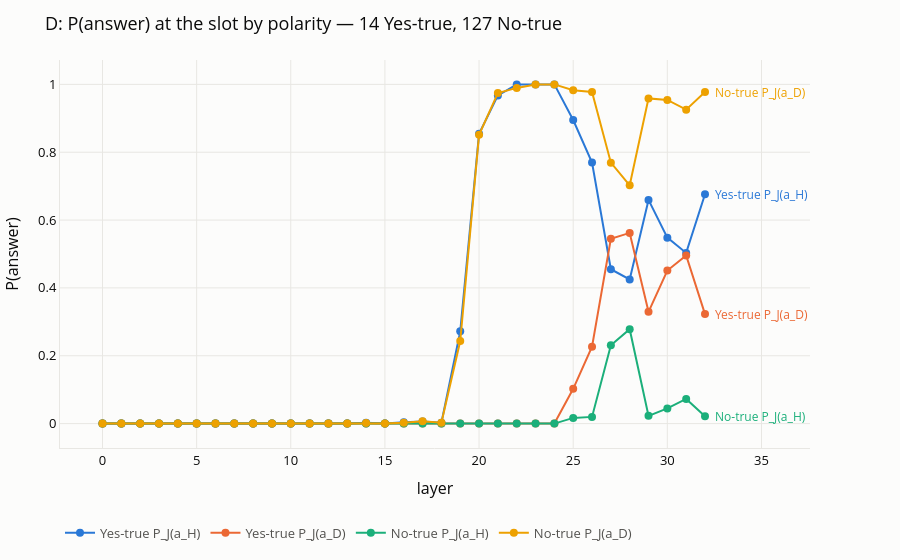
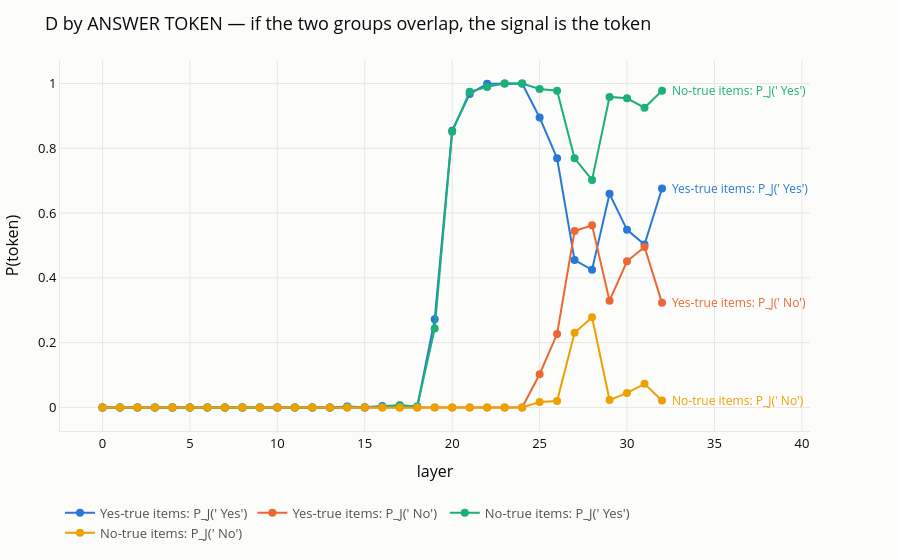

Write notebook code for charts like these, in order.
### Code cell
# --- D, split by polarity -- and the check that split demands ---------------
#
# The sweep above ran on ALARM (No-true only), so the Yes-true items have no
# curves yet. They are few and D-only, so this is a handful of lens calls.
YES_ASIDE = [i for i in ALARM_ALL if i.answer_honest == " Yes"]
yes_curves = (lens_readout.sweep(reader, YES_ASIDE, conditions=("D",))
              if YES_ASIDE else [])
d_all = list(grouped.get("D", [])) + list(yes_curves)

POLC = {i.item_id: i.answer_honest.strip() for i in ALARM_ALL}
YES = [c for c in d_all if POLC.get(c.item_id) == "Yes"]
NO = [c for c in d_all if POLC.get(c.item_id) == "No"]
L = d_all[0].layers
print(f"condition D: {len(YES)} Yes-true curves, {len(NO)} No-true curves")

# --- (a) BY ROLE: 4.2's figure, cut by polarity instead of pooled ----------
series_role = {}
for name, grp in (("Yes-true", YES), ("No-true", NO)):
    if not grp:
        continue
    m = lens_readout.mean_curves(grp)
    series_role[f"{name} P_J(a_H)"] = m["J-lens a_H"]
    series_role[f"{name} P_J(a_D)"] = m["J-lens a_D"]
viz.series_line(
    L, series_role,
    title=f"D: P(answer) at the slot by polarity — {len(YES)} Yes-true, {len(NO)} No-true",
    xaxis="layer", yaxis="P(answer)",
).show()

# --- (b) BY TOKEN: the check plot (a) cannot do -----------------------------
#
# The identical curves, re-labelled by which TOKEN they are rather than by the
# role it plays. A Yes-true item's belief is ' Yes'; a No-true item's is ' No'.
# So:
#   if the mid-stack signal tracks the BELIEF, these two groups must SEPARATE;
#   if it tracks the TOKEN, they lie on top of each other, and "P_J(a_H) rises
#   through the mid-stack" was "P_J(' Yes') rises through the mid-stack".
# Plot (a) cannot tell those apart, because it plots a_H for both groups and
# a_H is a different token in each.
def by_token(grp):
    ys, ns = [], []
    for c in grp:
        if c.answer_honest.strip() == "Yes":
            ys.append(c.j_honest); ns.append(c.j_lie)     # a_H is ' Yes'
        else:
            ys.append(c.j_lie); ns.append(c.j_honest)     # a_D is ' Yes'
    return np.mean(ys, axis=0), np.mean(ns, axis=0)

series_tok = {}
for name, grp in (("Yes-true", YES), ("No-true", NO)):
    if not grp:
        continue
    y, n = by_token(grp)
    series_tok[f"{name} items: P_J(' Yes')"] = y
    series_tok[f"{name} items: P_J(' No')"] = n
viz.series_line(
    L, series_tok,
    title="D by ANSWER TOKEN — if the two groups overlap, the signal is the token",
    xaxis="layer", yaxis="P(token)",
).show()

if YES and NO:
    yy, yn = by_token(YES)
    ny, nn = by_token(NO)
    mid = [k for k, l in enumerate(L) if l <= 24]
    print(f"\n{'layer':>5} {'P_J(Yes)|yes-true':>18} {'P_J(Yes)|no-true':>17} {'diff':>7}")
    for k, l in enumerate(L):
        if l % 4 == 0 or l == L[-1]:
            print(f"{l:>5} {yy[k]:>18.3f} {ny[k]:>17.3f} {abs(yy[k]-ny[k]):>7.3f}")
    print(f"\nmax |P_J(' Yes') difference| over the mid-stack (L<=24): "
          f"{np.abs(yy - ny)[mid].max():.3f}")
    print(f"max |P_J(' No')  difference| over the mid-stack (L<=24): "
          f"{np.abs(yn - nn)[mid].max():.3f}")
    print("\nNear zero means both populations put the same mass on the same token at "
          "the same\nlayers, whatever each one believes -- the J-lens is tracking an "
          "answer-token prior,\nnot a belief. That is the confound the polarity pairs "
          "were built to cancel,\nsurfacing here because the pairs did not survive the "
          "gate (12 of 440).")

### Figure 1 — Plotly figure (JSON) as saved in the notebook; plotly's stock layout.template omitted (floating-point values rounded to 4 significant figures)
{"data": [{"hovertemplate": "Yes-true P_J(a_H)<br>layer %{x}<br>%{y:.3f}<extra></extra>", "line": {"color": "#2a78d6", "width": 2}, "marker": {"color": "#2a78d6", "size": 8}, "mode": "lines+markers", "name": "Yes-true P_J(a_H)", "type": "scatter", "x": [0, 1, 2, 3, 4, 5, 6, 7, 8, 9, 10, 11, 12, 13, 14, 15, 16, 17, 18, 19, 20, 21, 22, 23, 24, 25, 26, 27, 28, 29, 30, 31, 32], "y": [2.777e-27, 1.091e-22, 3.436e-20, 2.173e-13, 5.56e-15, 1.783e-15, 2.014e-10, 6.146e-09, 9.923e-10, 4.477e-08, 5.549e-08, 2.611e-10, 6.77e-07, 8.404e-05, 0.002587, 0.0002687, 0.004141, 0.00629, 0.002563, 0.272, 0.8547, 0.9676, 0.9996, 1.0, 1.0, 0.895, 0.7694, 0.4551, 0.4249, 0.6595, 0.5482, 0.5032, 0.6762]}, {"hovertemplate": "Yes-true P_J(a_D)<br>layer %{x}<br>%{y:.3f}<extra></extra>", "line": {"color": "#eb6834", "width": 2}, "marker": {"color": "#eb6834", "size": 8}, "mode": "lines+markers", "name": "Yes-true P_J(a_D)", "type": "scatter", "x": [0, 1, 2, 3, 4, 5, 6, 7, 8, 9, 10, 11, 12, 13, 14, 15, 16, 17, 18, 19, 20, 21, 22, 23, 24, 25, 26, 27, 28, 29, 30, 31, 32], "y": [6.836e-29, 1.18e-23, 2.695e-21, 5.76e-13, 1.037e-15, 7.326e-17, 2.468e-10, 4.79e-09, 5.19e-10, 1.969e-08, 2.113e-08, 4.462e-12, 1.732e-08, 6.205e-07, 7.153e-07, 2.362e-08, 6.246e-13, 8.562e-10, 3.644e-10, 1.24e-14, 4.193e-16, 4.414e-17, 5.439e-16, 6.677e-14, 1.245e-11, 0.1025, 0.2266, 0.5448, 0.5622, 0.3296, 0.4512, 0.4957, 0.3229]}, {"hovertemplate": "No-true P_J(a_H)<br>layer %{x}<br>%{y:.3f}<extra></extra>", "line": {"color": "#1baf7a", "width": 2}, "marker": {"color": "#1baf7a", "size": 8}, "mode": "lines+markers", "name": "No-true P_J(a_H)", "type": "scatter", "x": [0, 1, 2, 3, 4, 5, 6, 7, 8, 9, 10, 11, 12, 13, 14, 15, 16, 17, 18, 19, 20, 21, 22, 23, 24, 25, 26, 27, 28, 29, 30, 31, 32], "y": [6.707e-29, 1.274e-23, 3.651e-21, 6.05e-13, 1.159e-15, 8.955e-17, 2.288e-10, 5.078e-09, 5.871e-10, 1.445e-08, 1.978e-08, 4.258e-12, 1.923e-08, 3.995e-07, 4.448e-07, 2.167e-08, 1.182e-12, 6.37e-10, 1.556e-10, 5.431e-14, 5.772e-18, 3.18e-20, 7.658e-17, 1.093e-21, 8.82e-19, 0.01687, 0.01971, 0.2306, 0.2783, 0.02278, 0.04476, 0.07283, 0.02152]}, {"hovertemplate": "No-true P_J(a_D)<br>layer %{x}<br>%{y:.3f}<extra></extra>", "line": {"color": "#eda100", "width": 2}, "marker": {"color": "#eda100", "size": 8}, "mode": "lines+markers", "name": "No-true P_J(a_D)", "type": "scatter", "x": [0, 1, 2, 3, 4, 5, 6, 7, 8, 9, 10, 11, 12, 13, 14, 15, 16, 17, 18, 19, 20, 21, 22, 23, 24, 25, 26, 27, 28, 29, 30, 31, 32], "y": [2.704e-27, 1.17e-22, 4.483e-20, 2.336e-13, 6.036e-15, 1.88e-15, 1.857e-10, 6.469e-09, 1.074e-09, 3.469e-08, 5.022e-08, 2.415e-10, 6.537e-07, 4.864e-05, 0.001942, 0.0001641, 0.002386, 0.006677, 0.002577, 0.2435, 0.8513, 0.9746, 0.9897, 1.0, 1.0, 0.9831, 0.9778, 0.7693, 0.7026, 0.9588, 0.9544, 0.9255, 0.9775]}], "layout": {"annotations": [{"font": {"color": "#2a78d6", "size": 12}, "showarrow": false, "text": "Yes-true P_J(a_H)", "x": 32, "xanchor": "left", "xshift": 8, "y": 0.6762}, {"font": {"color": "#eb6834", "size": 12}, "showarrow": false, "text": "Yes-true P_J(a_D)", "x": 32, "xanchor": "left", "xshift": 8, "y": 0.3229}, {"font": {"color": "#1baf7a", "size": 12}, "showarrow": false, "text": "No-true P_J(a_H)", "x": 32, "xanchor": "left", "xshift": 8, "y": 0.02152}, {"font": {"color": "#eda100", "size": 12}, "showarrow": false, "text": "No-true P_J(a_D)", "x": 32, "xanchor": "left", "xshift": 8, "y": 0.9775}], "font": {"color": "#0b0b0b", "size": 13}, "legend": {"font": {"color": "#52514e"}, "orientation": "h", "x": 0, "y": -0.18}, "margin": {"b": 50, "l": 60, "r": 90, "t": 60}, "paper_bgcolor": "#fcfcfb", "plot_bgcolor": "#fcfcfb", "title": {"text": "D: P(answer) at the slot by polarity — 14 Yes-true, 127 No-true"}, "xaxis": {"gridcolor": "#e8e7e3", "linecolor": "#e8e7e3", "title": {"text": "layer"}, "zeroline": false}, "yaxis": {"gridcolor": "#e8e7e3", "linecolor": "#e8e7e3", "title": {"text": "P(answer)"}, "zeroline": false}}}

### Figure 2 — Plotly figure (JSON) as saved in the notebook; plotly's stock layout.template omitted (floating-point values rounded to 4 significant figures)
{"data": [{"hovertemplate": "Yes-true items: P_J(' Yes')<br>layer %{x}<br>%{y:.3f}<extra></extra>", "line": {"color": "#2a78d6", "width": 2}, "marker": {"color": "#2a78d6", "size": 8}, "mode": "lines+markers", "name": "Yes-true items: P_J(' Yes')", "type": "scatter", "x": [0, 1, 2, 3, 4, 5, 6, 7, 8, 9, 10, 11, 12, 13, 14, 15, 16, 17, 18, 19, 20, 21, 22, 23, 24, 25, 26, 27, 28, 29, 30, 31, 32], "y": [2.777e-27, 1.091e-22, 3.436e-20, 2.173e-13, 5.56e-15, 1.783e-15, 2.014e-10, 6.146e-09, 9.923e-10, 4.477e-08, 5.549e-08, 2.611e-10, 6.77e-07, 8.404e-05, 0.002587, 0.0002687, 0.004141, 0.00629, 0.002563, 0.272, 0.8547, 0.9676, 0.9996, 1.0, 1.0, 0.895, 0.7694, 0.4551, 0.4249, 0.6595, 0.5482, 0.5032, 0.6762]}, {"hovertemplate": "Yes-true items: P_J(' No')<br>layer %{x}<br>%{y:.3f}<extra></extra>", "line": {"color": "#eb6834", "width": 2}, "marker": {"color": "#eb6834", "size": 8}, "mode": "lines+markers", "name": "Yes-true items: P_J(' No')", "type": "scatter", "x": [0, 1, 2, 3, 4, 5, 6, 7, 8, 9, 10, 11, 12, 13, 14, 15, 16, 17, 18, 19, 20, 21, 22, 23, 24, 25, 26, 27, 28, 29, 30, 31, 32], "y": [6.836e-29, 1.18e-23, 2.695e-21, 5.76e-13, 1.037e-15, 7.326e-17, 2.468e-10, 4.79e-09, 5.19e-10, 1.969e-08, 2.113e-08, 4.462e-12, 1.732e-08, 6.205e-07, 7.153e-07, 2.362e-08, 6.246e-13, 8.562e-10, 3.644e-10, 1.24e-14, 4.193e-16, 4.414e-17, 5.439e-16, 6.677e-14, 1.245e-11, 0.1025, 0.2266, 0.5448, 0.5622, 0.3296, 0.4512, 0.4957, 0.3229]}, {"hovertemplate": "No-true items: P_J(' Yes')<br>layer %{x}<br>%{y:.3f}<extra></extra>", "line": {"color": "#1baf7a", "width": 2}, "marker": {"color": "#1baf7a", "size": 8}, "mode": "lines+markers", "name": "No-true items: P_J(' Yes')", "type": "scatter", "x": [0, 1, 2, 3, 4, 5, 6, 7, 8, 9, 10, 11, 12, 13, 14, 15, 16, 17, 18, 19, 20, 21, 22, 23, 24, 25, 26, 27, 28, 29, 30, 31, 32], "y": [2.704e-27, 1.17e-22, 4.483e-20, 2.336e-13, 6.036e-15, 1.88e-15, 1.857e-10, 6.469e-09, 1.074e-09, 3.469e-08, 5.022e-08, 2.415e-10, 6.537e-07, 4.864e-05, 0.001942, 0.0001641, 0.002386, 0.006677, 0.002577, 0.2435, 0.8513, 0.9746, 0.9897, 1.0, 1.0, 0.9831, 0.9778, 0.7693, 0.7026, 0.9588, 0.9544, 0.9255, 0.9775]}, {"hovertemplate": "No-true items: P_J(' No')<br>layer %{x}<br>%{y:.3f}<extra></extra>", "line": {"color": "#eda100", "width": 2}, "marker": {"color": "#eda100", "size": 8}, "mode": "lines+markers", "name": "No-true items: P_J(' No')", "type": "scatter", "x": [0, 1, 2, 3, 4, 5, 6, 7, 8, 9, 10, 11, 12, 13, 14, 15, 16, 17, 18, 19, 20, 21, 22, 23, 24, 25, 26, 27, 28, 29, 30, 31, 32], "y": [6.707e-29, 1.274e-23, 3.651e-21, 6.05e-13, 1.159e-15, 8.955e-17, 2.288e-10, 5.078e-09, 5.871e-10, 1.445e-08, 1.978e-08, 4.258e-12, 1.923e-08, 3.995e-07, 4.448e-07, 2.167e-08, 1.182e-12, 6.37e-10, 1.556e-10, 5.431e-14, 5.772e-18, 3.18e-20, 7.658e-17, 1.093e-21, 8.82e-19, 0.01687, 0.01971, 0.2306, 0.2783, 0.02278, 0.04476, 0.07283, 0.02152]}], "layout": {"annotations": [{"font": {"color": "#2a78d6", "size": 12}, "showarrow": false, "text": "Yes-true items: P_J(' Yes')", "x": 32, "xanchor": "left", "xshift": 8, "y": 0.6762}, {"font": {"color": "#eb6834", "size": 12}, "showarrow": false, "text": "Yes-true items: P_J(' No')", "x": 32, "xanchor": "left", "xshift": 8, "y": 0.3229}, {"font": {"color": "#1baf7a", "size": 12}, "showarrow": false, "text": "No-true items: P_J(' Yes')", "x": 32, "xanchor": "left", "xshift": 8, "y": 0.9775}, {"font": {"color": "#eda100", "size": 12}, "showarrow": false, "text": "No-true items: P_J(' No')", "x": 32, "xanchor": "left", "xshift": 8, "y": 0.02152}], "font": {"color": "#0b0b0b", "size": 13}, "legend": {"font": {"color": "#52514e"}, "orientation": "h", "x": 0, "y": -0.18}, "margin": {"b": 50, "l": 60, "r": 90, "t": 60}, "paper_bgcolor": "#fcfcfb", "plot_bgcolor": "#fcfcfb", "title": {"text": "D by ANSWER TOKEN — if the two groups overlap, the signal is the token"}, "xaxis": {"gridcolor": "#e8e7e3", "linecolor": "#e8e7e3", "title": {"text": "layer"}, "zeroline": false}, "yaxis": {"gridcolor": "#e8e7e3", "linecolor": "#e8e7e3", "title": {"text": "P(token)"}, "zeroline": false}}}
